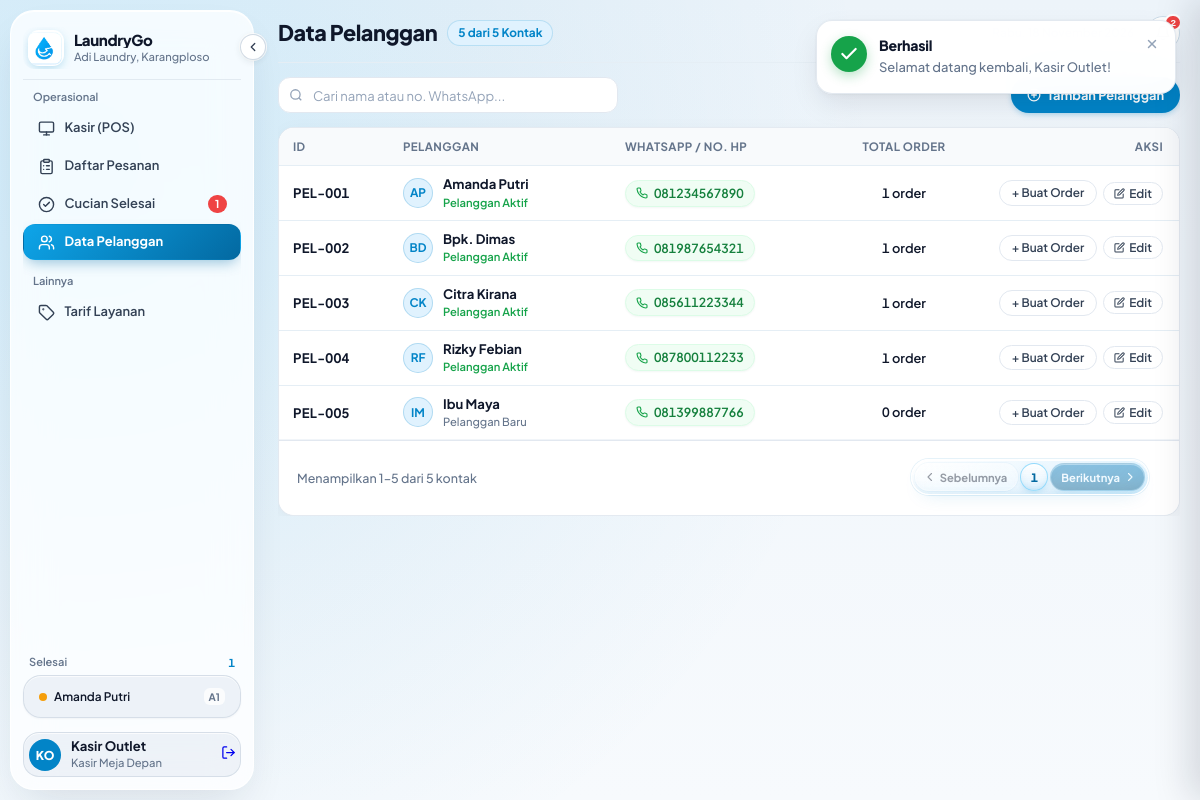
The page /index.php?page=pelanggan (signed in) on the database its author committed.
### tables this page shows
CREATE TABLE IF NOT EXISTS `pesanan` (
    `id_pesanan` VARCHAR(20) PRIMARY KEY,
    `tanggal_masuk` DATETIME DEFAULT CURRENT_TIMESTAMP,
    `tanggal_keluar` DATETIME,
    `status_cucian` VARCHAR(30) DEFAULT 'Antrean',
    `total_harga` DECIMAL(12, 2) NOT NULL,
    `status_pembayaran` VARCHAR(30) DEFAULT 'Belum Lunas',
    `lokasi_rak` VARCHAR(30),
    `catatan_khusus` TEXT,
    `is_kilat` TINYINT(1) DEFAULT 0,
    `id_pelanggan` VARCHAR(10) NOT NULL,
    `id_anggota` VARCHAR(10),
    CONSTRAINT `fk_pesanan_pelanggan` FOREIGN KEY (`id_pelanggan`) REFERENCES `pelanggan`(`id_pelanggan`) ON UPDATE CASCADE,
    CONSTRAINT `fk_pesanan_anggota` FOREIGN KEY (`id_anggota`) REFERENCES `anggota`(`id_anggota`) ON UPDATE CASCADE ON DELETE SET NULL
);

CREATE TABLE IF NOT EXISTS `pelanggan` (
    `id_pelanggan` VARCHAR(10) PRIMARY KEY,
    `nama_pelanggan` VARCHAR(100) NOT NULL,
    `no_telepon` VARCHAR(20) NOT NULL,
    `alamat` TEXT
);

### app/Views/pelanggan/index.php (the view, shortened to what the rows shown need)
<?php
$customerList = $pelanggan ?? [];
?>
<div class="page-sheet-container is-orders-page" style="display: flex; flex-direction: column; gap: 14px;">
    <div class="selesai-header-bar" style="display: flex; justify-content: space-between; align-items: center;">
        <div class="selesai-title-group" style="display: flex; align-items: center; gap: 10px;">
            <h2 class="selesai-page-title" style="margin: 0; font-size: 1.35rem; font-weight: 800; color: #0F172A;">Data Pelanggan</h2>
        </div>
    </div>
    <div class="modern-table-card" style="background: #FFFFFF; border: 1px solid rgba(226, 232, 240, 0.9); border-radius: 16px; overflow: hidden; box-shadow: 0 4px 20px -2px rgba(15, 23, 42, 0.05);">
        <div class="orders-table-scroll" style="overflow-x: auto;">
            <table class="modern-table" style="width: 100%; border-collapse: collapse; text-align: left; font-size: 0.82rem;">
                <thead>
                    <tr style="background: #FFFFFF; border-bottom: 1px solid #E2E8F0; color: #64748B; font-size: 0.70rem; font-weight: 700; text-transform: uppercase; letter-spacing: 0.04em;">
                        <th style="width: 110px; padding: 10px 14px; white-space: nowrap;">ID</th>
                        <th style="padding: 10px 14px; white-space: nowrap;">PELANGGAN</th>
                        <th style="padding: 10px 14px; white-space: nowrap;">WHATSAPP / NO. HP</th>
                        <th style="text-align: center; width: 130px; padding: 10px 14px; white-space: nowrap;">TOTAL ORDER</th>
                        <th style="text-align: right; width: 210px; padding: 10px 16px; white-space: nowrap;">AKSI</th>
                    </tr>
                </thead>
                <tbody id="customerTableBody">
                    <?php if (empty($customerList)): ?>
                        <tr>
                            <td colspan="5" style="text-align: center; padding: 40px 16px; color: #94A3B8;">
                                Belum ada data pelanggan yang tersimpan.
                            </td>
                        </tr>
                    <?php else: ?>
                        <?php foreach ($customerList as $c):
                            $cName = $c['nama_pelanggan'];
                            $cWords = explode(' ', trim($cName));
                            $cInitials = strtoupper(substr($cWords[0] ?? 'C', 0, 1) . (isset($cWords[1]) ? substr($cWords[1], 0, 1) : substr($cWords[0] ?? 'P', 1, 1)));
                            $waClean = preg_replace('/[^0-9]/', '', $c['no_telepon']);
                            if (str_starts_with($waClean, '0')) $waClean = '62' . substr($waClean, 1);
                            $orderCount = (int)($c['total_order'] ?? 0);
                        ?>
                            <tr class="customer-row-item" style="border-bottom: 1px solid #F1F5F9; transition: background 150ms ease;">
                                <td style="padding: 10px 14px; white-space: nowrap;">
                                    <span class="ticket-code-tag font-mono" style="font-size: 0.82rem; font-weight: 700; color: #0F172A; letter-spacing: 0.02em;"><?= htmlspecialchars($c['id_pelanggan']) ?></span>
                                </td>
                                <td style="padding: 10px 14px;">
                                    <div style="display: flex; align-items: center; gap: 10px;">
                                        <div class="cust-avatar-circle" style="width: 30px; height: 30px; border-radius: 50%; background: #E0F2FE; color: #0284C7; display: flex; align-items: center; justify-content: center; font-weight: 700; font-size: 0.74rem; flex-shrink: 0;">
                                            <?= $cInitials ?>
                                        </div>
                                        <div style="line-height: 1.25;">
                                            <strong class="cust-name-val" style="color: #0F172A; font-size: 0.82rem; font-weight: 700;"><?= htmlspecialchars($cName) ?></strong>
                                            <div style="margin-top: 1px;">
                                                <?php if ($orderCount >= 5): ?>
                                                    <span style="color: #0284C7; font-size: 0.70rem; font-weight: 700;">Pelanggan Loyal</span>
                                                <?php elseif ($orderCount >= 1): ?>
                                                    <span style="color: #16A34A; font-size: 0.70rem; font-weight: 600;">Pelanggan Aktif</span>
                                                <?php else: ?>
                                                    <span style="color: #64748B; font-size: 0.70rem; font-weight: 500;">Pelanggan Baru</span>
                                                <?php endif; ?>
                                            </div>
                                        </div>
                                    </div>
                                </td>
                                <td style="padding: 10px 14px; white-space: nowrap;">
                                    <?php if (!empty($waClean)): ?>
                                        <a href="https://wa.me/<?= $waClean ?>" target="_blank" rel="noopener noreferrer" class="cust-wa-btn font-mono" style="display: inline-flex; align-items: center; gap: 6px; padding: 3px 10px; border-radius: 9999px; background: #F0FDF4; border: 1px solid #DCFCE7; color: #15803D; text-decoration: none; font-size: 0.78rem; font-weight: 600; white-space: nowrap;" title="Buka obrolan WhatsApp">
                                            <span class="cust-phone-val"><?= htmlspecialchars($c['no_telepon']) ?></span>
                                        </a>
                                    <?php else: ?>
                                        <span style="color: #94A3B8; font-size: 0.74rem;">-</span>
                                    <?php endif; ?>
                                </td>
                                <td style="padding: 10px 14px; text-align: center; white-space: nowrap;">
                                    <span class="num-tabular" style="font-weight: 600; font-size: 0.80rem; color: #0F172A;">
                                        <?= $orderCount ?> order
                                    </span>
                                </td>
                                <td style="padding: 10px 16px; text-align: right; white-space: nowrap;">
                                    <div style="display: inline-flex; align-items: center; justify-content: flex-end; gap: 6px;">
                                        <a href="<?= \App\Core\Helper::url('pos', ['cust' => $c['id_pelanggan']]) ?>" class="btn btn-secondary" style="font-size: 0.74rem; font-weight: 600; padding: 3px 12px; border-radius: 9999px; text-decoration: none; color: #0F172A; border: 1px solid #E2E8F0; background: #FFFFFF; display: inline-flex; align-items: center; gap: 4px; white-space: nowrap;">
                                            + Buat Order
                                        </a>
                                        <button type="button" class="btn btn-secondary" style="font-size: 0.74rem; font-weight: 600; padding: 3px 10px; border-radius: 9999px; color: #0F172A; border: 1px solid #E2E8F0; background: #FFFFFF; display: inline-flex; align-items: center; gap: 4px; white-space: nowrap;"
                                            onclick="editCustomerModal('<?= $c['id_pelanggan'] ?>', '<?= htmlspecialchars($cName, ENT_QUOTES) ?>', '<?= htmlspecialchars($c['no_telepon'], ENT_QUOTES) ?>')">
                                            <svg width="11" height="11" viewBox="0 0 24 24" fill="none" stroke="currentColor" stroke-width="2.2" stroke-linecap="round" stroke-linejoin="round"><path d="M11 4H4a2 2 0 0 0-2 2v14a2 2 0 0 0 2 2h14a2 2 0 0 0 2-2v-7"/><path d="M18.5 2.5a2.121 2.121 0 0 1 3 3L12 15l-4 1 1-4 9.5-9.5z"/></svg>
                                            <span>Edit</span>
                                        </button>
                                    </div>
                                </td>
                            </tr>
                        <?php endforeach; ?>
                    <?php endif; ?>
                </tbody>
            </table>
        </div>
    </div>
</div>

### app/Views/layouts/sidebar.php (shortened to what the rows shown need)
<aside class="app-sidebar <?= (!empty($_GET['collapsed'])) ? 'is-collapsed' : '' ?>" id="appSidebar">
        <?php include __DIR__ . '/../partials/sidebar_nav_links.php'; ?>
    <div class="sidebar-footer-stack">
        <?php if ($isKasir): ?>
            <div id="sidebar-completed-section" style="margin-bottom: 8px;">
                <div class="sidebar-inset-card" id="sidebar-completed-box">
                    <?php
                    $activeInRak = \App\Models\Pesanan::getSiapAmbil(null, 'aktif');
                    $displayList = array_slice($activeInRak, 0, 3);
                    if (empty($displayList)):
                    ?>
                        <div style="font-size: 0.72rem; color: #94A3B8; padding: 6px 8px; text-align: center;">Tidak ada cucian di rak</div>
                    <?php else: ?>
                        <?php foreach ($displayList as $idx => $item):
                            $dotColor = ($idx % 2 === 0) ? '#f59e0b' : '#10b981';
                            $pelangganNama = $item['nama_pelanggan'] ?? 'Pelanggan';
                            $rakInfo = $item['lokasi_rak'] ?: 'Rak';
                        ?>
                            <a href="<?= \App\Core\Helper::url('pesanan', ['action' => 'selesai']) ?>" class="sidebar-completed-row" style="text-decoration: none !important;">
                                <span class="completed-dot-indicator" style="background: <?= $dotColor ?>;"></span>
                                <span class="sidebar-completed-name" style="text-decoration: none !important;"><?= htmlspecialchars($pelangganNama) ?></span>
                                <span class="sidebar-completed-rack" style="text-decoration: none !important;"><?= htmlspecialchars($rakInfo) ?></span>
                            </a>
                        <?php endforeach; ?>
                    <?php endif; ?>
                </div>
            </div>
        <?php endif; ?>
    </div>
</aside>

### rows shown on the page
pesanan: id_pelanggan.nama_pelanggan "Amanda Putri", lokasi_rak "A1"
pelanggan: id_pelanggan "PEL-001", nama_pelanggan "AP", nama_pelanggan "Amanda Putri", shows "Pelanggan Aktif", no_telepon "081234567890", orderCount "1"
pelanggan: id_pelanggan "PEL-002", nama_pelanggan "BD", nama_pelanggan "Bpk. Dimas", shows "Pelanggan Aktif", no_telepon "081987654321", orderCount "1"
pelanggan: id_pelanggan "PEL-003", nama_pelanggan "CK", nama_pelanggan "Citra Kirana", shows "Pelanggan Aktif", no_telepon "085611223344", orderCount "1"
pelanggan: id_pelanggan "PEL-004", nama_pelanggan "RF", nama_pelanggan "Rizky Febian", shows "Pelanggan Aktif", no_telepon "087800112233", orderCount "1"
pelanggan: id_pelanggan "PEL-005", nama_pelanggan "IM", nama_pelanggan "Ibu Maya", shows "Pelanggan Baru", no_telepon "081399887766", orderCount "0"

### other values the page prints
$meta['title'] "Berhasil"
$msg "Selamat datang kembali, Kasir Outlet!"
$totalSiapCount "1"
$initials "KO"
$nama "Kasir Outlet"
$roleTitle "Kasir Meja Depan"
$totalCustomers "5"
$notifCount "2"
